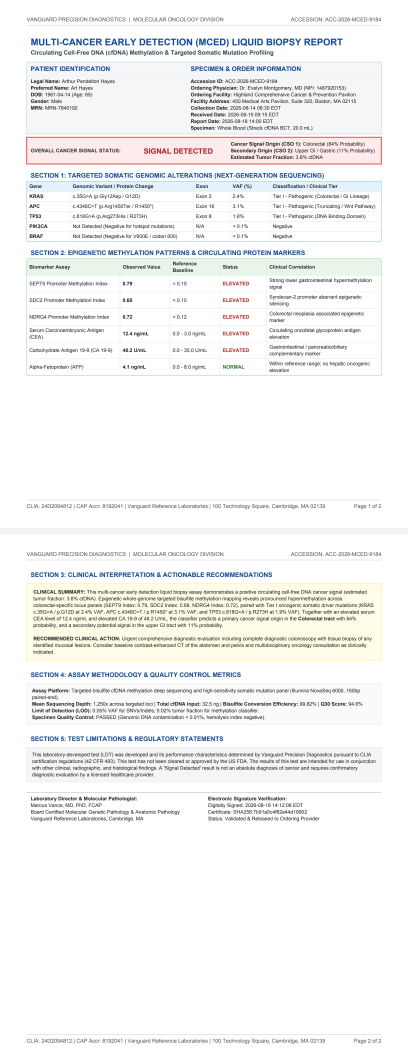
#> input picture samples/cancer_screening_lab_report.jpg, 1224 x 3188 px (shown at 1/3 size)
$ python -i comb_filter.py   (imports and definitions only)
#> lines starting #> are read from the running program, lines starting #| are printed output that depends on the picture; after the words box and inside, x2 and y2 are one past the last pixel; in counts of white or black regions, pixels touching at a corner belong together
#> further down, picture is the input picture: shape (3188, 1224, 3); mean B, G, R 243.3, 243.8, 243.6
"""utils/comb_filter.py

ROI cropping and comb-line artifact suppression for segmented form fields.
Provides dual-engine execution using OpenCV if available, with native
Pillow + NumPy fallback for environments without OpenCV installed.
"""

from __future__ import annotations

import io
from typing import List, Optional, Tuple, Union
import numpy as np

try:
    import cv2
    HAS_CV2 = True
except ImportError:
    HAS_CV2 = False

from PIL import Image, ImageOps


# [61 lines left out: functions load_image, crop_field_roi, not called in this run]


def suppress_vertical_ticks(
    img_bgr: np.ndarray,
    min_tick_height: int = 7,
    max_tick_width: int = 2,
) -> np.ndarray:
    """Suppresses thin vertical tick marks and dividers using morphological structure filtering.

    Operates on both black ink and gray/black template lines. Differentiates thin vertical
    linear segments (comb ticks and cell dividers) from curved and thick pen strokes.

    Args:
        img_bgr: Field image as BGR NumPy array.
        min_tick_height: Minimum pixel height for vertical line segment to qualify as tick.
        max_tick_width: Maximum pixel width for thin vertical tick marks.

    Returns:
        Cleaned BGR image with vertical tick marks bleached to white (255).
    """
#> called with min_tick_height = 7, max_tick_width = 2
    if HAS_CV2:
        gray = cv2.cvtColor(img_bgr, cv2.COLOR_BGR2GRAY)
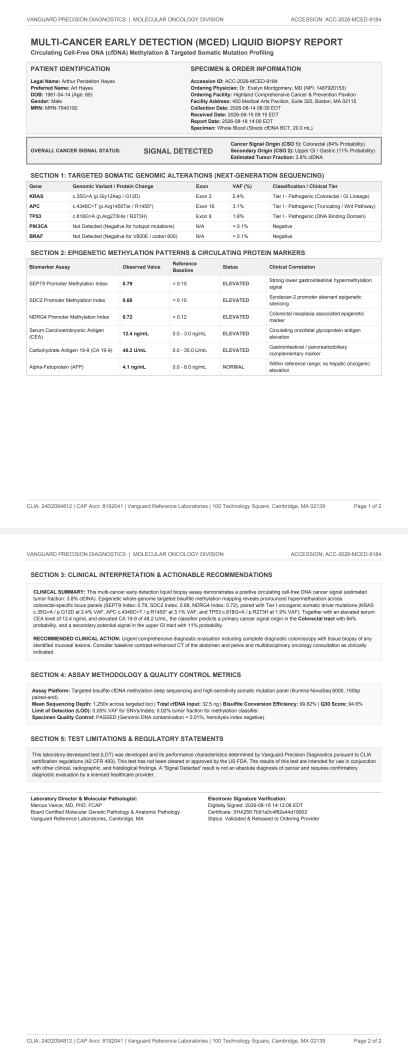
#> gray: shape (3188, 1224) (shown at 1/3 size); min 26, max 255, mean 243.7
        _, thresh = cv2.threshold(gray, 210, 255, cv2.THRESH_BINARY_INV)
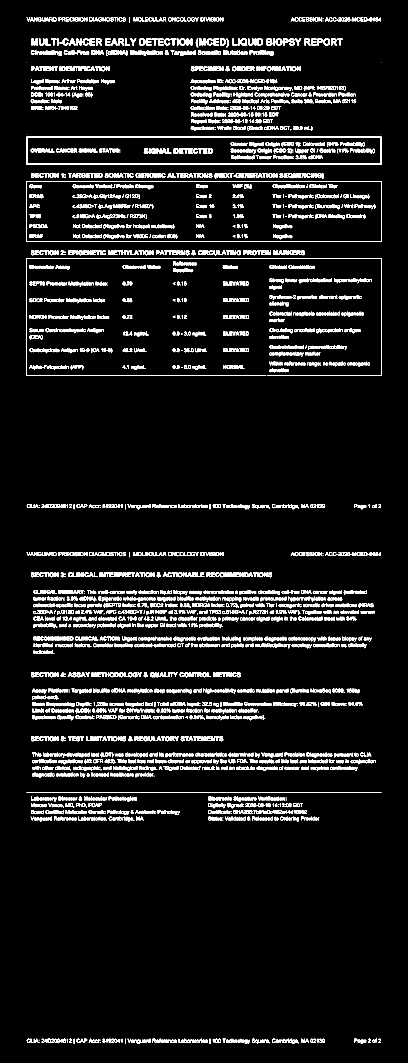
#> thresh: shape (3188, 1224) (shown at 1/3 size); 6.4% white in thin lines or dots, all inside (x1, y1, x2, y2) = (78, 52, 1146, 3132)
        kernel_v = cv2.getStructuringElement(cv2.MORPH_RECT, (1, min_tick_height))
        kernel_h = cv2.getStructuringElement(cv2.MORPH_RECT, (max_tick_width + 1, 1))
        v_open = cv2.morphologyEx(thresh, cv2.MORPH_OPEN, kernel_v)
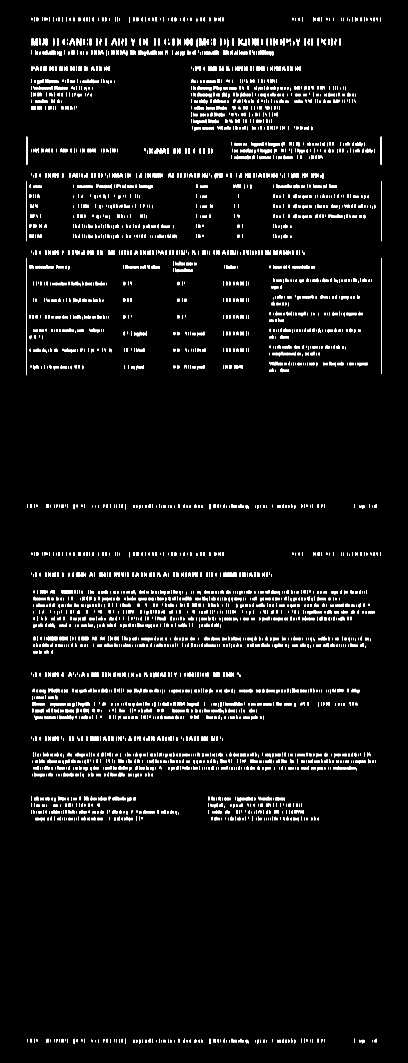
#> v_open: shape (3188, 1224) (shown at 1/3 size); 3.3% white in thin lines or dots, all inside (x1, y1, x2, y2) = (78, 52, 1146, 3132)
        h_open = cv2.morphologyEx(thresh, cv2.MORPH_OPEN, kernel_h)
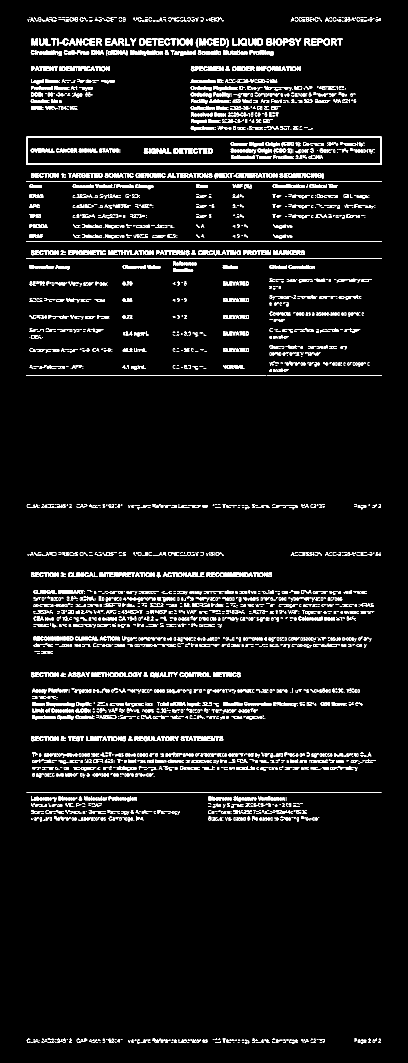
#> h_open: shape (3188, 1224) (shown at 1/3 size); 5% white; 7275 white regions (5331 under 20 px), largest, box (x1, y1, x2, y2) and area: (78, 410, 1146, 494) 9148, (80, 2377, 1144, 2379) 2128, (79, 543, 1145, 545) 2122
        pure_ticks = cv2.bitwise_and(v_open, cv2.bitwise_not(h_open))
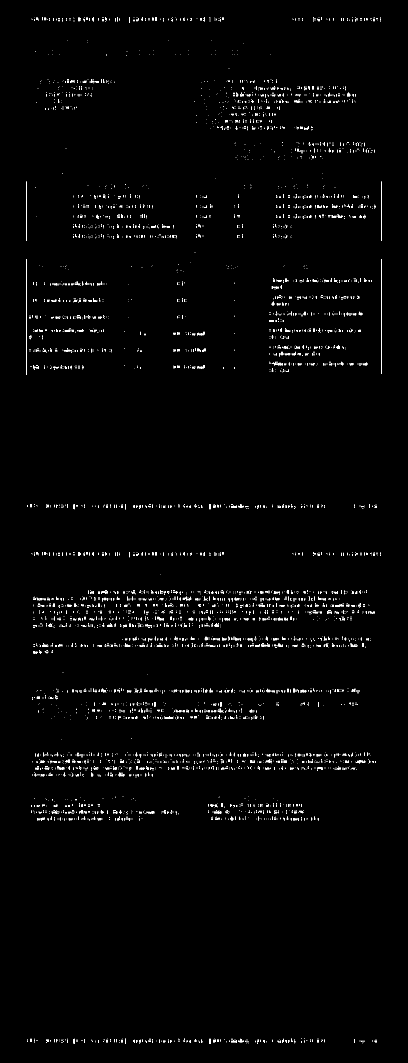
#> pure_ticks: shape (3188, 1224) (shown at 1/3 size); 0.99% white in thin lines or dots, all inside (x1, y1, x2, y2) = (79, 52, 1145, 3132)
        cleaned = img_bgr.copy()
        cleaned[pure_ticks > 0] = [255, 255, 255]
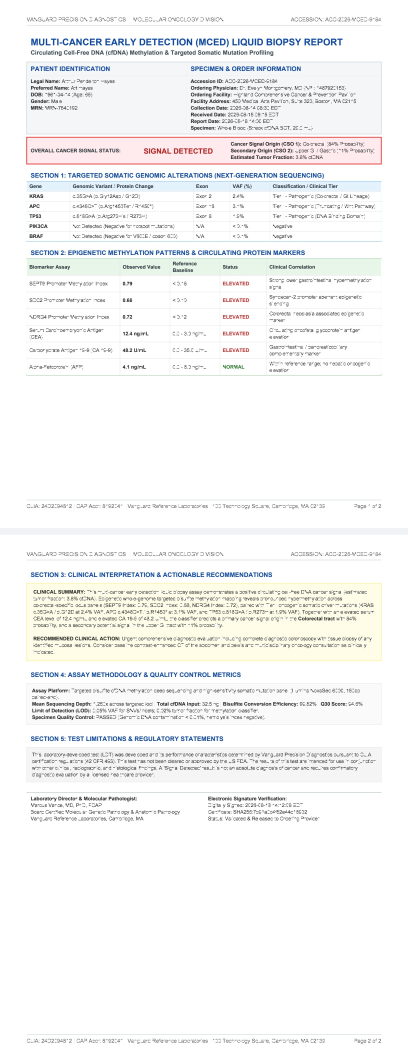
#> cleaned: shape (3188, 1224, 3) (shown at 1/3 size); 0.99% of pixels changed, all inside (x1, y1, x2, y2) = (79, 52, 1145, 3132)
        return cleaned

    # Native NumPy vector implementation
    gray = np.mean(img_bgr, axis=2).astype(np.uint8)
    is_dark = gray < 210
    h, w = is_dark.shape

    # Vertical run lengths
    v_run = np.zeros((h, w), dtype=np.int32)
    for r in range(h):
        v_run[r] = np.where(is_dark[r], v_run[r - 1] + 1 if r > 0 else 1, 0)
    for r in range(h - 2, -1, -1):
        v_run[r] = np.where(is_dark[r] & (v_run[r + 1] > v_run[r]), v_run[r + 1], v_run[r])

    # Horizontal run lengths
    h_run = np.zeros((h, w), dtype=np.int32)
    for c in range(w):
        h_run[:, c] = np.where(is_dark[:, c], h_run[:, c - 1] + 1 if c > 0 else 1, 0)
    for c in range(w - 2, -1, -1):
        h_run[:, c] = np.where(is_dark[:, c] & (h_run[:, c + 1] > h_run[:, c]), h_run[:, c + 1], h_run[:, c])

    tick_mask = (v_run >= min_tick_height) & (h_run <= max_tick_width)
    cleaned = img_bgr.copy()
    cleaned[tick_mask] = 255
    return cleaned


# [118 lines left out: functions suppress_comb_lines, auto_detect_comb_rois, prepare_crop_payload, not called in this run]

>>> import cv2
>>> picture = cv2.imread('../samples/cancer_screening_lab_report.jpg')
>>> result = suppress_vertical_ticks(picture)
